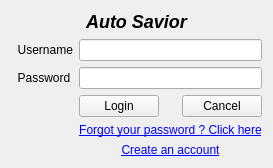
<?xml version="1.0" encoding="UTF-8"?>
<ui version="4.0">
 <class>login_interface</class>
 <widget class="QMainWindow" name="login_interface">
  <property name="geometry">
   <rect>
    <x>0</x>
    <y>0</y>
    <width>250</width>
    <height>168</height>
   </rect>
  </property>
  <property name="maximumSize">
   <size>
    <width>250</width>
    <height>168</height>
   </size>
  </property>
  <property name="windowTitle">
   <string>Auto Savior : Login</string>
  </property>
  <property name="windowIcon">
   <iconset resource="Resource/src.qrc">
    <normaloff>:/pic/Icon.png</normaloff>:/pic/Icon.png</iconset>
  </property>
  <widget class="QWidget" name="centralWidget">
   <property name="autoFillBackground">
    <bool>true</bool>
   </property>
   <layout class="QVBoxLayout" name="verticalLayout_3">
    <item>
     <layout class="QVBoxLayout" name="verticalLayout_2">
      <item>
       <layout class="QVBoxLayout" name="verticalLayout">
        <item>
         <widget class="QLabel" name="label_pic">
          <property name="whatsThis">
           <string>&lt;html&gt;&lt;head/&gt;&lt;body&gt;&lt;p align=&quot;center&quot;&gt;&lt;span style=&quot; font-size:x-large; font-weight:600; font-style:italic; color:#ffffff;&quot;&gt;Auto Savior&lt;/span&gt;&lt;/p&gt;&lt;/body&gt;&lt;/html&gt;</string>
          </property>
          <property name="styleSheet">
           <string notr="true">color :#00ffaa ;

</string>
          </property>
          <property name="text">
           <string>&lt;html&gt;&lt;head/&gt;&lt;body&gt;&lt;p align=&quot;center&quot;&gt;&lt;span style=&quot; font-size:x-large; font-weight:600; font-style:italic; color:#000000;&quot;&gt;Auto Savior&lt;/span&gt;&lt;/p&gt;&lt;/body&gt;&lt;/html&gt;</string>
          </property>
         </widget>
        </item>
        <item>
         <layout class="QHBoxLayout" name="horizontalLayout_6">
          <item>
           <layout class="QGridLayout" name="gridLayout_2">
            <item row="0" column="1">
             <widget class="QLineEdit" name="User_line">
              <property name="styleSheet">
               <string notr="true">color: black;</string>
              </property>
             </widget>
            </item>
            <item row="4" column="1">
             <widget class="QLabel" name="creat_account_label">
              <property name="sizePolicy">
               <sizepolicy hsizetype="Preferred" vsizetype="Fixed">
                <horstretch>0</horstretch>
                <verstretch>0</verstretch>
               </sizepolicy>
              </property>
              <property name="whatsThis">
               <string>&lt;html&gt;&lt;head/&gt;&lt;body&gt;&lt;p&gt;&lt;a href=&quot;http://localhost/&quot;&gt;&lt;span style=&quot; text-decoration: underline; color:#0000ff;&quot;&gt;Create an account&lt;/span&gt;&lt;/a&gt;&lt;/p&gt;&lt;/body&gt;&lt;/html&gt;</string>
              </property>
              <property name="text">
               <string>&lt;html&gt;&lt;head/&gt;&lt;body&gt;&lt;p&gt;&lt;center&gt;&lt;a href=&quot;http://localhost/&quot;&gt;&lt;span style=&quot; text-decoration: underline; color:#0000ff;&quot;&gt;Create an account&lt;/span&gt;&lt;/a&gt;&lt;/center&gt;&lt;/p&gt;&lt;/body&gt;&lt;/html&gt;</string>
              </property>
              <property name="textInteractionFlags">
               <set>Qt::LinksAccessibleByKeyboard|Qt::LinksAccessibleByMouse</set>
              </property>
             </widget>
            </item>
            <item row="1" column="0">
             <widget class="QLabel" name="pwd">
              <property name="text">
               <string>  Password</string>
              </property>
              <property name="openExternalLinks">
               <bool>false</bool>
              </property>
             </widget>
            </item>
            <item row="0" column="0">
             <widget class="QLabel" name="UserName">
              <property name="text">
               <string>  Username</string>
              </property>
             </widget>
            </item>
            <item row="1" column="1">
             <widget class="QLineEdit" name="Pwd_line">
              <property name="sizePolicy">
               <sizepolicy hsizetype="Preferred" vsizetype="Fixed">
                <horstretch>0</horstretch>
                <verstretch>0</verstretch>
               </sizepolicy>
              </property>
              <property name="styleSheet">
               <string notr="true">color: black;</string>
              </property>
              <property name="echoMode">
               <enum>QLineEdit::Password</enum>
              </property>
             </widget>
            </item>
            <item row="3" column="1">
             <widget class="QLabel" name="Forgot_password_label">
              <property name="text">
               <string>&lt;html&gt;&lt;head/&gt;&lt;body&gt;&lt;p align=&quot;center&quot;&gt;&lt;a href=&quot;http://localhost/&quot;&gt;&lt;span style=&quot; text-decoration: underline; color:#0000ff;&quot;&gt;Forgot your password ? Click here&lt;/span&gt;&lt;/a&gt;&lt;/p&gt;&lt;/body&gt;&lt;/html&gt;</string>
              </property>
             </widget>
            </item>
            <item row="2" column="1">
             <layout class="QHBoxLayout" name="horizontalLayout_2">
              <property name="sizeConstraint">
               <enum>QLayout::SetDefaultConstraint</enum>
              </property>
              <item>
               <widget class="QPushButton" name="Login">
                <property name="text">
                 <string>Login</string>
                </property>
               </widget>
              </item>
              <item>
               <spacer name="horizontalSpacer">
                <property name="orientation">
                 <enum>Qt::Horizontal</enum>
                </property>
                <property name="sizeType">
                 <enum>QSizePolicy::Preferred</enum>
                </property>
                <property name="sizeHint" stdset="0">
                 <size>
                  <width>40</width>
                  <height>20</height>
                 </size>
                </property>
               </spacer>
              </item>
              <item>
               <widget class="QPushButton" name="Cancel">
                <property name="text">
                 <string>Cancel</string>
                </property>
               </widget>
              </item>
             </layout>
            </item>
           </layout>
          </item>
         </layout>
        </item>
       </layout>
      </item>
     </layout>
    </item>
   </layout>
  </widget>
 </widget>
 <layoutdefault spacing="6" margin="11"/>
 <tabstops>
  <tabstop>User_line</tabstop>
  <tabstop>Pwd_line</tabstop>
  <tabstop>Login</tabstop>
  <tabstop>Cancel</tabstop>
 </tabstops>
 <resources>
  <include location="Resource/src.qrc"/>
 </resources>
 <connections/>
</ui>
